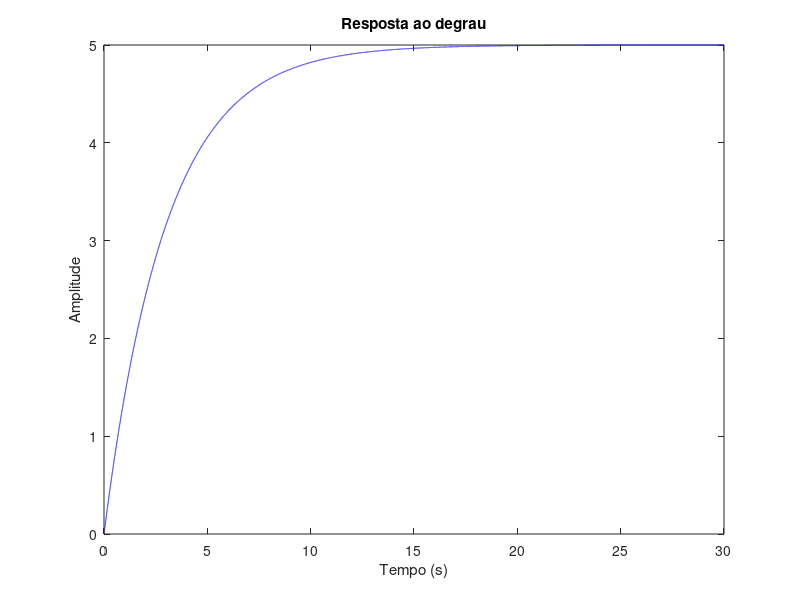
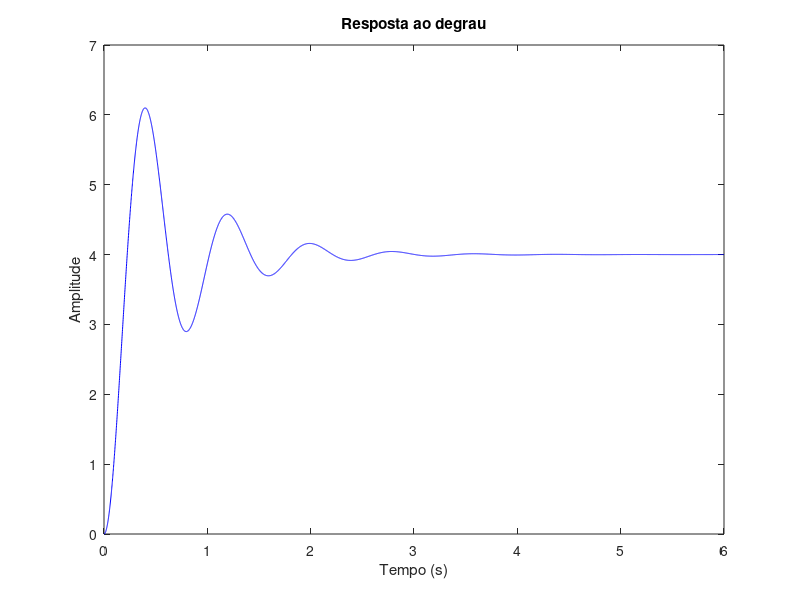

Here is the MATLAB script that generated these plots, in order:
close all;
clear all;
clc;

t_a = 0:0.001:30;
t_b = 0:0.001:6;

%ft a)
disp('============== Primeira  ordem ==============')
s = tf('s');

gamma = 5
T = 3

P_a = 5/(3*s+1);

y_a = step(P_a, t_a);

figure, plot(t_a, y_a, '-b');
xlabel('Tempo (s)');
ylabel('Amplitude');
title('Resposta ao degrau');


%ft b)
%P_b = (4*(8.060^2))/(s^2 + 2*0.20092*8.060*s + (8.060^2));

disp('============== Segunda  ordem ============== ')
gamma = 4
pss = 100 * ((6.1 - gamma)/gamma)
E = (log(100/pss))/(pi^2 + (log(100/pss))^2)^(1/2)
wn = 4/(2.47*E)
tp = pi/(wn * (1-(E^2))^(1/2))

P_b = (gamma*(wn^2))/(s^2 + 2*E*wn*s + (wn^2));

y_b = step(P_b, t_b);

figure, plot(t_b, y_b, '-b');
xlabel('Tempo (s)');
ylabel('Amplitude');
title('Resposta ao degrau');